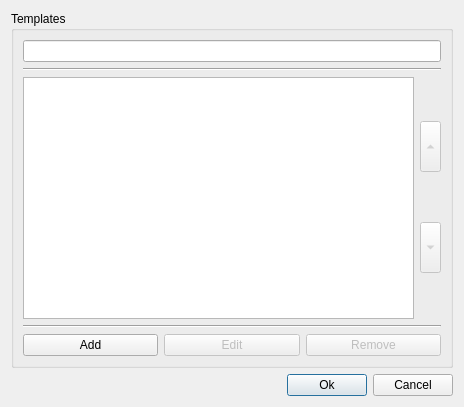
<?xml version="1.0" encoding="UTF-8"?>
<ui version="4.0">
 <class>SendButtonTemplatesEditor</class>
 <widget class="QDialog" name="SendButtonTemplatesEditor">
  <property name="geometry">
   <rect>
    <x>0</x>
    <y>0</y>
    <width>464</width>
    <height>407</height>
   </rect>
  </property>
  <property name="windowTitle">
   <string>Template editor</string>
  </property>
  <layout class="QVBoxLayout">
   <item>
    <widget class="QGroupBox" name="groupBox">
     <property name="title">
      <string>Templates</string>
     </property>
     <layout class="QVBoxLayout">
      <item>
       <widget class="QLineEdit" name="txtTemplate">
        <property name="text">
         <string/>
        </property>
       </widget>
      </item>
      <item>
       <widget class="Line" name="line1">
        <property name="orientation">
         <enum>Qt::Horizontal</enum>
        </property>
       </widget>
      </item>
      <item>
       <layout class="QHBoxLayout">
        <item>
         <widget class="QTreeWidget" name="lstTemplates">
          <property name="contextMenuPolicy">
           <enum>Qt::CustomContextMenu</enum>
          </property>
          <property name="dragEnabled">
           <bool>true</bool>
          </property>
          <property name="dragDropMode">
           <enum>QAbstractItemView::InternalMove</enum>
          </property>
          <property name="defaultDropAction">
           <enum>Qt::MoveAction</enum>
          </property>
          <attribute name="headerVisible">
           <bool>false</bool>
          </attribute>
          <attribute name="headerVisible">
           <bool>false</bool>
          </attribute>
          <column>
           <property name="text">
            <string notr="true">1</string>
           </property>
          </column>
         </widget>
        </item>
        <item>
         <layout class="QVBoxLayout">
          <item>
           <widget class="QToolButton" name="btnUp">
            <property name="enabled">
             <bool>false</bool>
            </property>
            <property name="sizePolicy">
             <sizepolicy hsizetype="Fixed" vsizetype="Maximum">
              <horstretch>0</horstretch>
              <verstretch>0</verstretch>
             </sizepolicy>
            </property>
            <property name="maximumSize">
             <size>
              <width>26</width>
              <height>51</height>
             </size>
            </property>
            <property name="styleSheet">
             <string notr="true">margin:0;padding:0;</string>
            </property>
            <property name="arrowType">
             <enum>Qt::UpArrow</enum>
            </property>
           </widget>
          </item>
          <item>
           <widget class="QToolButton" name="btnDown">
            <property name="enabled">
             <bool>false</bool>
            </property>
            <property name="sizePolicy">
             <sizepolicy hsizetype="Fixed" vsizetype="Maximum">
              <horstretch>0</horstretch>
              <verstretch>0</verstretch>
             </sizepolicy>
            </property>
            <property name="maximumSize">
             <size>
              <width>26</width>
              <height>51</height>
             </size>
            </property>
            <property name="styleSheet">
             <string notr="true">margin:0;padding:0;</string>
            </property>
            <property name="arrowType">
             <enum>Qt::DownArrow</enum>
            </property>
           </widget>
          </item>
         </layout>
        </item>
       </layout>
      </item>
      <item>
       <widget class="Line" name="line2">
        <property name="orientation">
         <enum>Qt::Horizontal</enum>
        </property>
       </widget>
      </item>
      <item>
       <layout class="QHBoxLayout">
        <property name="spacing">
         <number>6</number>
        </property>
        <property name="margin">
         <number>0</number>
        </property>
        <item>
         <widget class="QPushButton" name="btnAdd">
          <property name="text">
           <string>Add</string>
          </property>
         </widget>
        </item>
        <item>
         <widget class="QPushButton" name="btnEdit">
          <property name="enabled">
           <bool>false</bool>
          </property>
          <property name="text">
           <string>Edit</string>
          </property>
         </widget>
        </item>
        <item>
         <widget class="QPushButton" name="btnRemove">
          <property name="enabled">
           <bool>false</bool>
          </property>
          <property name="text">
           <string>Remove</string>
          </property>
         </widget>
        </item>
       </layout>
      </item>
     </layout>
    </widget>
   </item>
   <item>
    <layout class="QHBoxLayout">
     <property name="spacing">
      <number>6</number>
     </property>
     <property name="margin">
      <number>0</number>
     </property>
     <item>
      <spacer>
       <property name="orientation">
        <enum>Qt::Horizontal</enum>
       </property>
       <property name="sizeHint" stdset="0">
        <size>
         <width>40</width>
         <height>20</height>
        </size>
       </property>
      </spacer>
     </item>
     <item>
      <widget class="QPushButton" name="btnOk">
       <property name="text">
        <string>Ok</string>
       </property>
       <property name="autoDefault">
        <bool>false</bool>
       </property>
       <property name="default">
        <bool>true</bool>
       </property>
      </widget>
     </item>
     <item>
      <widget class="QPushButton" name="btnCancel">
       <property name="text">
        <string>Cancel</string>
       </property>
      </widget>
     </item>
    </layout>
   </item>
  </layout>
 </widget>
 <tabstops>
  <tabstop>txtTemplate</tabstop>
  <tabstop>lstTemplates</tabstop>
  <tabstop>btnUp</tabstop>
  <tabstop>btnDown</tabstop>
  <tabstop>btnAdd</tabstop>
  <tabstop>btnEdit</tabstop>
  <tabstop>btnRemove</tabstop>
  <tabstop>btnOk</tabstop>
  <tabstop>btnCancel</tabstop>
 </tabstops>
 <resources/>
 <connections>
  <connection>
   <sender>btnOk</sender>
   <signal>clicked()</signal>
   <receiver>SendButtonTemplatesEditor</receiver>
   <slot>accept()</slot>
   <hints>
    <hint type="sourcelabel">
     <x>265</x>
     <y>271</y>
    </hint>
    <hint type="destinationlabel">
     <x>-2</x>
     <y>287</y>
    </hint>
   </hints>
  </connection>
  <connection>
   <sender>btnCancel</sender>
   <signal>clicked()</signal>
   <receiver>SendButtonTemplatesEditor</receiver>
   <slot>reject()</slot>
   <hints>
    <hint type="sourcelabel">
     <x>341</x>
     <y>283</y>
    </hint>
    <hint type="destinationlabel">
     <x>81</x>
     <y>272</y>
    </hint>
   </hints>
  </connection>
  <connection>
   <sender>btnRemove</sender>
   <signal>clicked()</signal>
   <receiver>SendButtonTemplatesEditor</receiver>
   <slot>removeTemplate()</slot>
   <hints>
    <hint type="sourcelabel">
     <x>290</x>
     <y>227</y>
    </hint>
    <hint type="destinationlabel">
     <x>199</x>
     <y>149</y>
    </hint>
   </hints>
  </connection>
  <connection>
   <sender>btnEdit</sender>
   <signal>clicked()</signal>
   <receiver>SendButtonTemplatesEditor</receiver>
   <slot>editTemplate()</slot>
   <hints>
    <hint type="sourcelabel">
     <x>231</x>
     <y>269</y>
    </hint>
    <hint type="destinationlabel">
     <x>231</x>
     <y>162</y>
    </hint>
   </hints>
  </connection>
  <connection>
   <sender>btnUp</sender>
   <signal>clicked()</signal>
   <receiver>SendButtonTemplatesEditor</receiver>
   <slot>upTemplate()</slot>
   <hints>
    <hint type="sourcelabel">
     <x>439</x>
     <y>120</y>
    </hint>
    <hint type="destinationlabel">
     <x>231</x>
     <y>162</y>
    </hint>
   </hints>
  </connection>
  <connection>
   <sender>btnDown</sender>
   <signal>clicked()</signal>
   <receiver>SendButtonTemplatesEditor</receiver>
   <slot>downTemplate()</slot>
   <hints>
    <hint type="sourcelabel">
     <x>439</x>
     <y>196</y>
    </hint>
    <hint type="destinationlabel">
     <x>231</x>
     <y>162</y>
    </hint>
   </hints>
  </connection>
  <connection>
   <sender>lstTemplates</sender>
   <signal>customContextMenuRequested(QPoint)</signal>
   <receiver>SendButtonTemplatesEditor</receiver>
   <slot>contextMenu(QPoint)</slot>
   <hints>
    <hint type="sourcelabel">
     <x>219</x>
     <y>158</y>
    </hint>
    <hint type="destinationlabel">
     <x>231</x>
     <y>162</y>
    </hint>
   </hints>
  </connection>
  <connection>
   <sender>lstTemplates</sender>
   <signal>currentItemChanged(QTreeWidgetItem*,QTreeWidgetItem*)</signal>
   <receiver>SendButtonTemplatesEditor</receiver>
   <slot>selectionChanged(QTreeWidgetItem*,QTreeWidgetItem*)</slot>
   <hints>
    <hint type="sourcelabel">
     <x>219</x>
     <y>158</y>
    </hint>
    <hint type="destinationlabel">
     <x>231</x>
     <y>162</y>
    </hint>
   </hints>
  </connection>
 </connections>
 <slots>
  <slot>removeTemplate()</slot>
  <slot>editTemplate()</slot>
  <slot>upTemplate()</slot>
  <slot>downTemplate()</slot>
  <slot>selectionChanged(QTreeWidgetItem*,QTreeWidgetItem*)</slot>
  <slot>contextMenu(QPoint)</slot>
 </slots>
</ui>
